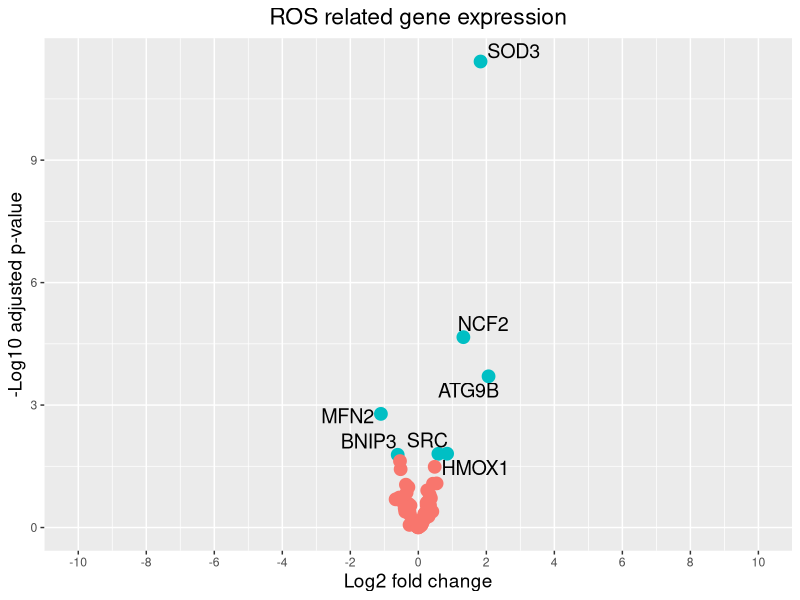

The R script that drew this image: (Note: this script raises an error after producing the figure.)
setwd("C:/Users/LEE HAN SAI/Desktop/Work/Pink1")
ros_exp <- read.csv("ttest1_upper.csv", row.names = 1)
ros_list <- read.csv("ros_signal.csv", header = T)


ros_exp$ros <- rownames(ros_exp) %in% ros_list$ros

ros_exp <- data.frame(subset(ros_exp, ros_exp$ros == TRUE))


#set threshold
padj.cutoff <- 0.05
lfc.cutoff <- 0.58

threshold <- ros_exp$padj < padj.cutoff & abs(ros_exp$log2FoldChange) > lfc.cutoff

ros_exp$threshold <- threshold
ros_exp <- data.frame(subset(ros_exp, baseMean >= 100))
#volcano
library(ggplot2)
library(ggrepel)

ros_exp$genelabels <- TRUE

volcano <- 
  ggplot(ros_exp, aes(x = log2FoldChange, y = -log10(padj), color = threshold)) + 
  geom_point(size = 4) +
  geom_text_repel(
    colour = 'black',
    size = 5,
    aes(
      x = log2FoldChange,
      y = -log10(padj),
      label = ifelse(threshold == T, rownames(ros_exp),""))
  ) +
  ggtitle("ROS related gene expression") +
  xlab("Log2 fold change") +
  ylab("-Log10 adjusted p-value") +
  theme(
    legend.position = "none",
    plot.title = element_text(size = rel(1.5), hjust = 0.5),
    axis.title = element_text(size = rel(1.25))
  ) +
  scale_x_continuous(limits=c(-10,10), breaks=seq(-10,10,2))

volcano


#boxplot, heatmap
library(pheatmap)

boxplot <- data.frame(subset(proinf_exp,threshold == T))

exp <- read.csv("pink1_norm_rmDUP_upper.csv", header = T, sep = ",", row.names = 1)


boxplot <- merge(boxplot, exp, by = 0)
boxplot <- boxplot[order(boxplot$padj),]
keep <- c('Row.names','P2','P4','P6','P8','P9','W5','W6','W7','W8','W9')
boxplot <- boxplot[,names(boxplot) %in% keep]

newBox <- boxplot[,-1]

rownames(newBox) <- boxplot[,1]

annotation <- data.frame(sampletype = rep(c("pink1 K/O","WT"),c(5,5)))
row.names(annotation) <- c('P2','P4','P6','P8','P9','W5','W6','W7','W8','W9')
pheatmap(log(newBox+1), 
         
         show_colnames = F,
         color = colorRampPalette(c('#2471A3','white','#C0392B'))(50),
         annotation = annotation,
         border_color = NA,
         cluster_cols= FALSE
)


newBoxm <-melt(as.matrix(newBox))
names(newBoxm) <- c("gene","sample","exp")
newBoxm$sample <- ifelse(grepl("P", newBoxm$sample),"pink1 K/O","WT")

ggplot(newBoxm, aes(x=gene, y=log2(exp)+1, fill=sample)) + 
  geom_boxplot(coef = 30) +
  ggtitle("Pro-inflammatory gene") +
  xlab("pro-inflammatory related gene") +
  ylab("normalized counts")
